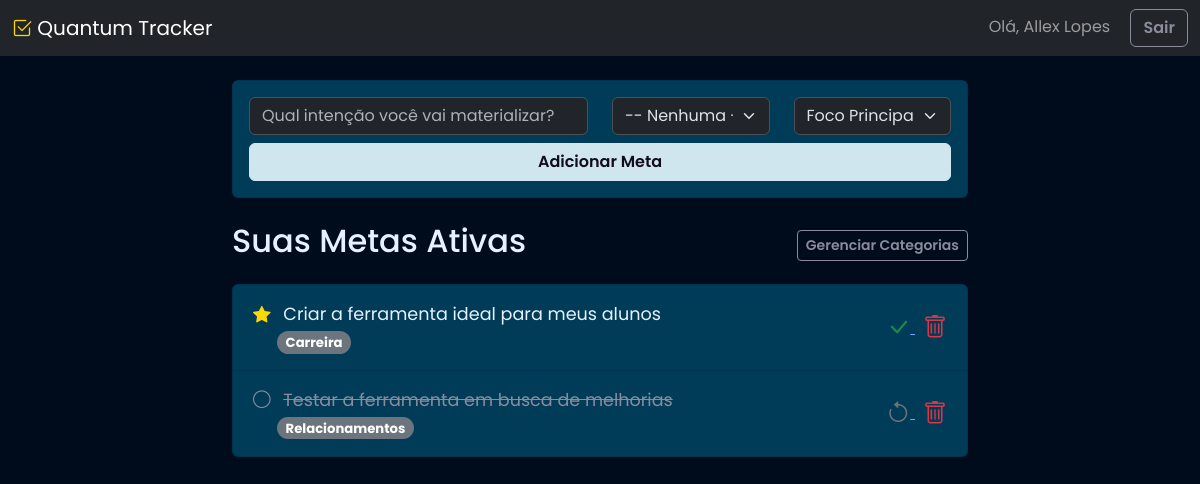
The page /dashboard (signed in) on the database its author committed.
### main.py (models this page shows)
class User(db.Model):
    id = db.Column(db.Integer, primary_key=True)
    username = db.Column(db.String(20), unique=True, nullable=False)
    email = db.Column(db.String(120), unique=True, nullable=False)
    password = db.Column(db.String(60), nullable=False)
    tasks = db.relationship('Task', backref='author', lazy=True)
    categories = db.relationship('Category', backref='author', lazy=True)

class Task(db.Model):
    id = db.Column(db.Integer, primary_key=True)
    content = db.Column(db.String(200), nullable=False)
    completed = db.Column(db.Boolean, default=False)
    priority = db.Column(db.String(20), nullable=False, default='Foco Secundário') # <-- NOVA LINHA
    user_id = db.Column(db.Integer, db.ForeignKey('user.id'), nullable=False)
    category_id = db.Column(db.Integer, db.ForeignKey('category.id'), nullable=True)

class Category(db.Model):
    id = db.Column(db.Integer, primary_key=True)
    name = db.Column(db.String(100), nullable=False)
    user_id = db.Column(db.Integer, db.ForeignKey('user.id'), nullable=False)
    tasks = db.relationship('Task', backref='category', lazy=True)

### main.py (the view)
@app.route('/dashboard', methods=['GET', 'POST'])
def dashboard():
    if 'user_id' not in session:
        return redirect(url_for('login'))
    user = db.session.get(User, session['user_id'])
    form = TaskForm()
    if form.validate_on_submit():
        task = Task(content=form.content.data, author=user, category=form.category.data, priority=form.priority.data)
        db.session.add(task)
        db.session.commit()
        flash('Sua meta foi materializada!', 'success')
        return redirect(url_for('dashboard'))
    tasks = Task.query.filter_by(author=user).order_by(db.case(
        (Task.priority == 'Foco Principal', 0),
        (Task.priority == 'Foco Secundário', 1),
        (Task.priority == 'Intenção Flutuante', 2),
    ), Task.id.desc()).all()
    return render_template('dashboard.html', title='Painel', user=user, form=form, tasks=tasks)

### main.py
class TaskForm(FlaskForm):
    content = StringField('Nova Meta', validators=[DataRequired()])
    category = QuerySelectField('Categoria', query_factory=category_query, get_label='name', allow_blank=True, blank_text='-- Nenhuma --')
    priority = SelectField('Nível de Foco', choices=['Foco Principal', 'Foco Secundário', 'Intenção Flutuante'], validators=[DataRequired()])
    submit = SubmitField('Adicionar Meta')

### main.py (called while the page is built)
def category_query():
    if 'user_id' in session:
        return Category.query.filter_by(author=db.session.get(User, session['user_id']))
    return []

### templates/dashboard.html (shortened to what this page needs)
<!DOCTYPE html>
<html lang="pt-BR" data-bs-theme="dark">
<head>
    <link href="https://cdn.jsdelivr.net/npm/bootstrap@5.3.2/dist/css/bootstrap.min.css" rel="stylesheet">
    <link rel="stylesheet" href="https://cdn.jsdelivr.net/npm/bootstrap-icons@1.11.1/font/bootstrap-icons.css">
    <link rel="stylesheet" href="{{ url_for('static', filename='style.css') }}">
</head>
<body>
    <nav class="navbar navbar-expand-lg navbar-dark bg-dark">
        <div class="container-fluid">
            <a class="navbar-brand" href="{{ url_for('dashboard') }}"><i class="bi bi-check2-square brand-icon"></i> Quantum Tracker</a>
            <div class="ms-auto">
                <span class="navbar-text me-3">Olá, {{ user.username }}</span>
                <a href="{{ url_for('logout') }}" class="btn btn-outline-secondary">Sair</a>
            </div>
        </div>
    </nav>
    <div class="container mt-4">
        <div class="row">
            <div class="col-md-8 offset-md-2">
                <div class="card mb-4">
                    <div class="card-body">
                        <form method="POST" action="">
                            <div class="row align-items-end">
                                <div class="col-md-6 mb-2 mb-md-0">
                                    {{ form.content(class="form-control", placeholder="Qual intenção você vai materializar?") }}
                                </div>
                                <div class="col-md-3 mb-2 mb-md-0">
                                    {{ form.category(class="form-select") }}
                                </div>
                                <div class="col-md-3 mb-2 mb-md-0">
                                    {{ form.priority(class="form-select") }}
                                </div>
                            </div>
                            <div class="d-grid mt-2">
                                {{ form.submit(class="btn btn-primary") }}
                            </div>
                        </form>
                    </div>
                </div>
                <div class="d-flex justify-content-between align-items-center mb-3">
    <h2>Suas Metas Ativas</h2>
    <a href="{{ url_for('categories') }}" class="btn btn-sm btn-outline-secondary">Gerenciar Categorias</a>
</div>
                <ul class="list-group">
                    {% for task in tasks %}
                        <li class="list-group-item d-flex justify-content-between align-items-center quantum-task-item">
                            <div>
                                {% if task.priority == 'Foco Principal' %}
                                    <i class="bi bi-star-fill brand-icon me-2" title="Foco Principal"></i>
                                {% elif task.priority == 'Foco Secundário' %}
                                    <i class="bi bi-circle-fill me-2" style="color: var(--quantum-cyan);" title="Foco Secundário"></i>
                                {% else %}
                                    <i class="bi bi-circle me-2" style="color: var(--quantum-muted-text);" title="Intenção Flutuante"></i>
                                {% endif %}
                                <span class="{{ 'task-completed' if task.completed else '' }}">{{ task.content }}</span>
                                {% if task.category %}
                                <br><small class="badge rounded-pill text-bg-secondary ms-4">{{ task.category.name }}</small>
                                {% endif %}
                            </div>
                            <div>
                                <a href="{{ url_for('toggle_task', task_id=task.id) }}" class="btn-action {{ 'btn-reactivate' if task.completed else 'btn-complete' }}">
                                    <i class="bi {{ 'bi-arrow-counterclockwise' if task.completed else 'bi-check-lg' }}"></i>
                                </a>
                                <a href="{{ url_for('delete_task', task_id=task.id) }}" class="btn-action btn-delete ms-2">
                                    <i class="bi bi-trash"></i>
                                </a>
                            </div>
                        </li>
                    {% else %}
                        <li class="list-group-item quantum-task-item">Seu universo de potencial aguarda. Materialize sua primeira intenção.</li>
                    {% endfor %}
                </ul>
            </div>
        </div>
    </div>
</body>
</html>

### static/style.css (style rules this page uses)
:root { --quantum-dark-purple: #000b1b; --quantum-purple: #003c58; --quantum-cyan: #cfe6ee; --quantum-gold: #FFD700; --quantum-light-text: #e6f1ff; --quantum-muted-text: #8b8b9b; }
body { font-family: 'Poppins', sans-serif; background-color: var(--quantum-dark-purple); color: var(--quantum-light-text); }
.card { background-color: var(--quantum-purple); border: 1px solid #00334d; }
.btn-primary { background-color: var(--quantum-cyan); border-color: var(--quantum-cyan); color: #120c1c; font-weight: 600; transition: all 0.2s ease-in-out; }
.btn-outline-secondary { border-color: var(--quantum-muted-text); color: var(--quantum-muted-text); font-weight: 600; }
.brand-icon { color: var(--quantum-gold); }
.quantum-task-item { background-color: var(--quantum-purple); border-color: #00334d; padding: 1rem 1.25rem; font-size: 1.1rem; color: var(--quantum-light-text); }
.task-completed { text-decoration: line-through; color: var(--quantum-muted-text); }
.btn-action { background: none; border: none; }
.btn-action i { font-size: 1.5rem; vertical-align: middle; transition: transform 0.2s ease; }
.btn-complete i { color: #198754; }
.btn-reactivate i { color: #6c757d; }
.btn-delete i { color: #dc3545; }

### rows shown on the page
User: username "Allex Lopes"
Task: priority "Foco Principal" (drawn), content "Criar a ferramenta ideal para meus alunos", category.name "Carreira", completed False (drawn)
Task: content "Testar a ferramenta em busca de melhorias", category.name "Relacionamentos", completed True (drawn)
